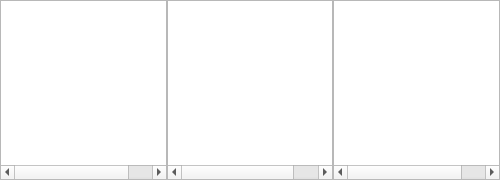
<?xml version="1.0" encoding="UTF-8"?>
<ui version="4.0">
 <class>ASScoreSelector</class>
 <widget class="QWidget" name="ASScoreSelector">
  <property name="geometry">
   <rect>
    <x>0</x>
    <y>0</y>
    <width>500</width>
    <height>180</height>
   </rect>
  </property>
  <property name="sizePolicy">
   <sizepolicy hsizetype="Preferred" vsizetype="Minimum">
    <horstretch>0</horstretch>
    <verstretch>0</verstretch>
   </sizepolicy>
  </property>
  <property name="minimumSize">
   <size>
    <width>500</width>
    <height>180</height>
   </size>
  </property>
  <property name="maximumSize">
   <size>
    <width>16777215</width>
    <height>180</height>
   </size>
  </property>
  <property name="windowTitle">
   <string>ASScoreSelector</string>
  </property>
  <layout class="QHBoxLayout" name="horizontalLayout">
   <property name="spacing">
    <number>0</number>
   </property>
   <property name="leftMargin">
    <number>0</number>
   </property>
   <property name="topMargin">
    <number>0</number>
   </property>
   <property name="rightMargin">
    <number>0</number>
   </property>
   <property name="bottomMargin">
    <number>0</number>
   </property>
   <item>
    <widget class="QTreeWidget" name="treeWidget_Casual">
     <property name="font">
      <font>
       <family>Tahoma</family>
       <pointsize>8</pointsize>
      </font>
     </property>
     <property name="selectionMode">
      <enum>QAbstractItemView::NoSelection</enum>
     </property>
     <property name="rootIsDecorated">
      <bool>false</bool>
     </property>
     <property name="sortingEnabled">
      <bool>false</bool>
     </property>
     <property name="animated">
      <bool>false</bool>
     </property>
     <attribute name="headerVisible">
      <bool>false</bool>
     </attribute>
     <attribute name="headerCascadingSectionResizes">
      <bool>true</bool>
     </attribute>
     <attribute name="headerMinimumSectionSize">
      <number>10</number>
     </attribute>
     <attribute name="headerDefaultSectionSize">
      <number>50</number>
     </attribute>
     <attribute name="headerShowSortIndicator" stdset="0">
      <bool>false</bool>
     </attribute>
     <column>
      <property name="text">
       <string>№</string>
      </property>
      <property name="textAlignment">
       <set>AlignTrailing|AlignVCenter</set>
      </property>
     </column>
     <column>
      <property name="text">
       <string>Player</string>
      </property>
     </column>
     <column>
      <property name="text">
       <string>Score</string>
      </property>
     </column>
    </widget>
   </item>
   <item>
    <widget class="QTreeWidget" name="treeWidget_Pro">
     <property name="font">
      <font>
       <family>Tahoma</family>
       <pointsize>8</pointsize>
      </font>
     </property>
     <property name="selectionMode">
      <enum>QAbstractItemView::NoSelection</enum>
     </property>
     <property name="rootIsDecorated">
      <bool>false</bool>
     </property>
     <attribute name="headerVisible">
      <bool>false</bool>
     </attribute>
     <attribute name="headerCascadingSectionResizes">
      <bool>true</bool>
     </attribute>
     <attribute name="headerMinimumSectionSize">
      <number>10</number>
     </attribute>
     <attribute name="headerDefaultSectionSize">
      <number>50</number>
     </attribute>
     <column>
      <property name="text">
       <string>№</string>
      </property>
      <property name="textAlignment">
       <set>AlignTrailing|AlignVCenter</set>
      </property>
     </column>
     <column>
      <property name="text">
       <string>Player</string>
      </property>
     </column>
     <column>
      <property name="text">
       <string>Score</string>
      </property>
     </column>
    </widget>
   </item>
   <item>
    <widget class="QTreeWidget" name="treeWidget_Elite">
     <property name="font">
      <font>
       <family>Tahoma</family>
       <pointsize>8</pointsize>
      </font>
     </property>
     <property name="selectionMode">
      <enum>QAbstractItemView::NoSelection</enum>
     </property>
     <property name="rootIsDecorated">
      <bool>false</bool>
     </property>
     <attribute name="headerVisible">
      <bool>false</bool>
     </attribute>
     <attribute name="headerCascadingSectionResizes">
      <bool>true</bool>
     </attribute>
     <attribute name="headerMinimumSectionSize">
      <number>10</number>
     </attribute>
     <attribute name="headerDefaultSectionSize">
      <number>50</number>
     </attribute>
     <column>
      <property name="text">
       <string>№</string>
      </property>
      <property name="textAlignment">
       <set>AlignTrailing|AlignVCenter</set>
      </property>
     </column>
     <column>
      <property name="text">
       <string>Player</string>
      </property>
     </column>
     <column>
      <property name="text">
       <string>Score</string>
      </property>
     </column>
    </widget>
   </item>
  </layout>
 </widget>
 <resources/>
 <connections/>
</ui>
